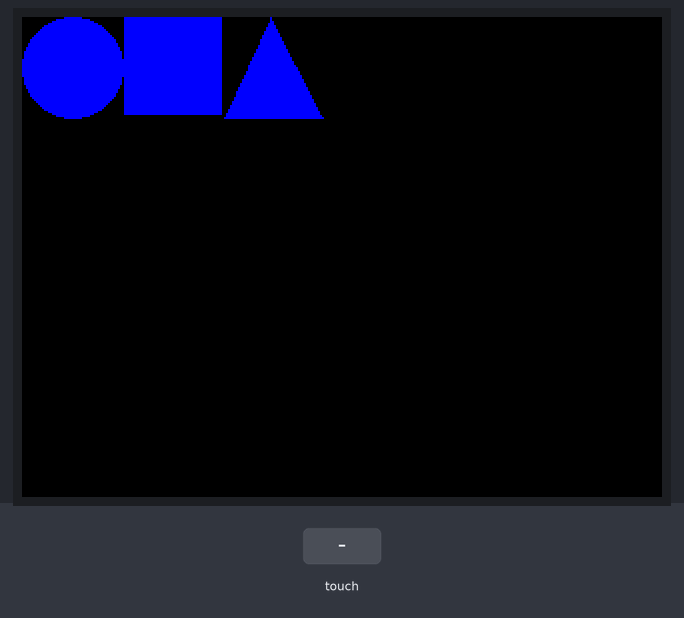
This sketch was run on a simulated ESP32. Shown: 320×240 colour display. Inputs (shaded band) come from the test bench. What the sketch prints to the serial monitor is not drawn.

Above: at 5.9 s.
6.0 s: screen touched at 62 % across, 10 % down
At 7.1 s:
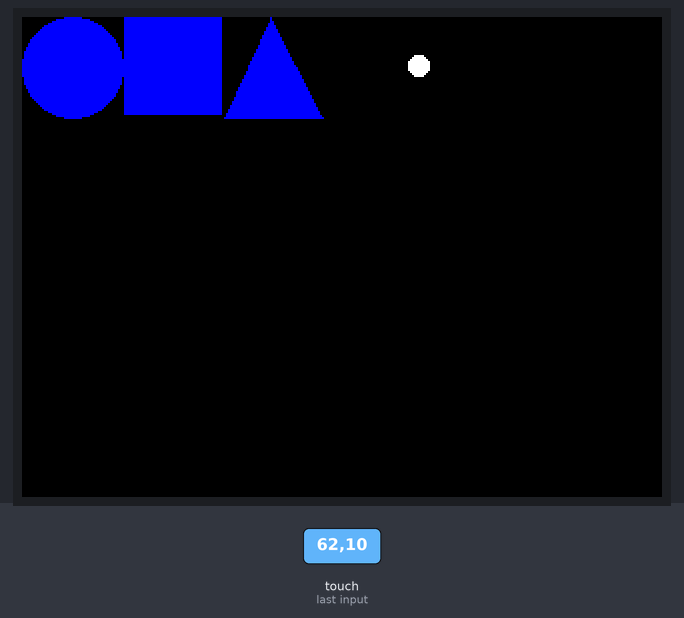
7.5 s: screen touched at 87 % across, 10 % down
At 8.2 s:
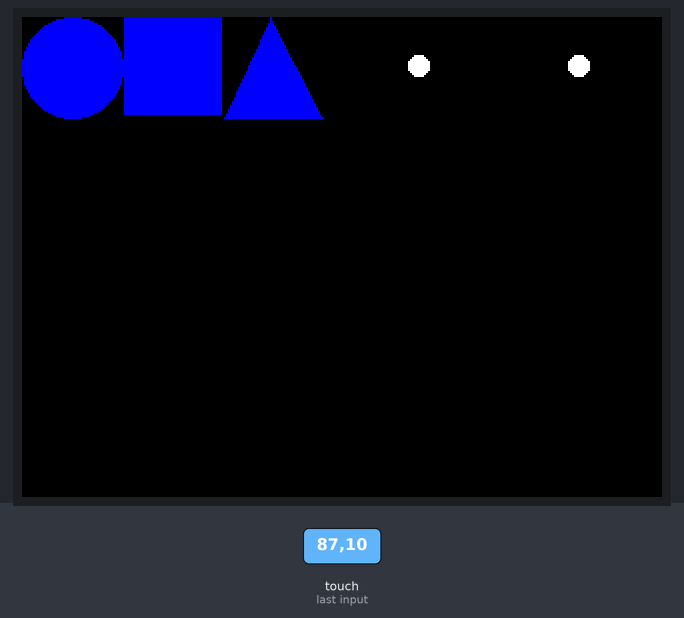
Timing chart, 0 to 10.5 s (numbered marks = the images above; inputs shaded):
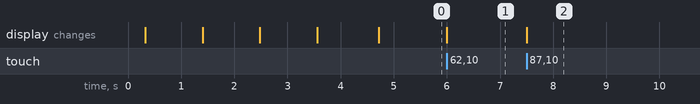

Measured:
- after the input at 6.0 s, the display: changes at once (image 1)
- after the input at 7.5 s, the display: changes at once (image 2)

The sketch:

Paint.ino
```cpp
/**************************CrowPanel Pico HMI Display Example Code************************
Code Version:	1.0
Suitable for:	CrowPanel Pico HMI Display
Product link:	https://www.elecrow.com/display/esp-hmi-display/crowpanel-pico-display.html
Code	  link:	https://github.com/Elecrow-RD/CrowPanel-Pico-Display-Course-File
Lesson	link:	https://www.youtube.com/watch?v=I0zDu-XYJ8E
Description	:	The code is currently available based on the course on YouTube,
				        if you have any questions, please refer to the Lesson 01.
**************************************************************/


/*******************************************************************************
   Config the display driver and touch pin in User_Setup.h
 ******************************************************************************/
#include <TFT_eSPI.h>
TFT_eSPI tft = TFT_eSPI();
uint16_t calData[5] = { 412, 3388, 380, 3303, 3 };
int mode = 1;

void setup()
{
  Serial.begin(9600);

  //Display Prepare
  tft.begin();
  tft.setRotation(1);
  tft.setTouch(calData);
  tft.fillScreen(TFT_BLACK);
  tft.setTextSize(3);
  delay(100);

  tft.fillScreen(TFT_BLUE);
  delay(1000);
  tft.fillScreen(TFT_YELLOW);
  delay(1000);
  tft.fillScreen(TFT_GREEN);
  delay(1000);
  tft.fillScreen(TFT_WHITE);
  delay(1000);
  tft.fillScreen(TFT_BLACK);

  tft.fillCircle(25, 25, 25, TFT_BLUE);
  tft.fillRect(51, 0, 49, 49, TFT_BLUE);
  tft.fillTriangle(124, 0, 101, 50, 150, 50, TFT_BLUE);
}

void loop()
{
  uint16_t touchX, touchY;
  bool touched = tft.getTouch( &touchX, &touchY);
  if( touched )
  {
    Serial.print( "Data x " );
    Serial.println( touchX );

    Serial.print( "Data y " );
    Serial.println( touchY );

    if(touchX <= 50 && touchY <= 50)
    {
      mode = 1;
    }
    else if(((touchX > 50) && (touchX <= 100)) && (touchY <= 50))
    {
      mode = 2;
    }
    else if((touchX > 100) && (touchX <= 150) && (touchY <= 50))
    {
      mode = 3;
    }
    else
    {
      switch(mode)
      {
        case 1: tft.fillCircle(touchX, touchY, 5, TFT_WHITE);
                break;
        case 2: tft.fillRect(touchX, touchY, 10, 10, TFT_WHITE);
                break;
        case 3: tft.fillTriangle(touchX, touchY, touchX-6, touchY+6, touchX+6, touchY+6, TFT_WHITE);
                break;
        default:tft.fillCircle(touchX, touchY, 5, TFT_WHITE);
                break;
      }
    }
  }
}
```
